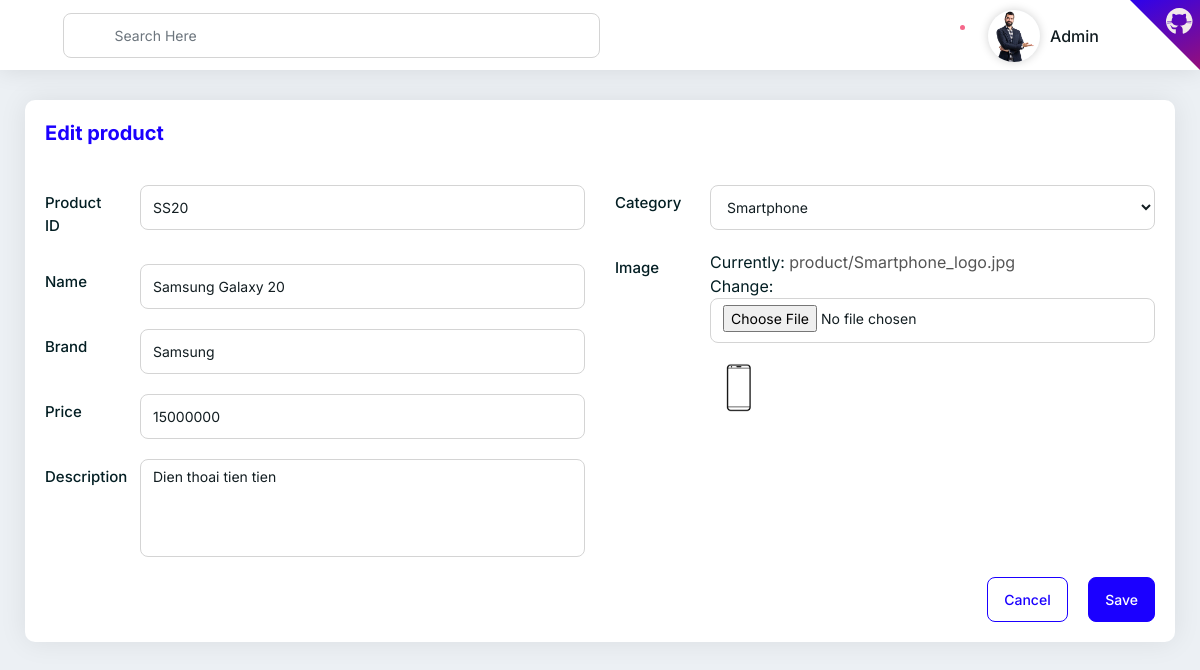
The page /en/product/edit/2/ on the database its author committed.
### core/models.py (models this page shows, shortened)
class Product(models.Model):
    id_product = models.CharField(_("product id"), max_length=255)
    name = models.CharField(_("name"), max_length=255)
    brand = models.CharField(_("brand"), max_length=255)
    image = models.ImageField(_("image"), upload_to="product")
    price = models.IntegerField(_("price"))
    description = models.TextField(_("description"))
    category = models.ForeignKey(Category, verbose_name=_("category"), on_delete=models.CASCADE)
    class Meta:
        verbose_name_plural = _("products")

### core/views.py (the view, shortened to what this page needs)
# urls.py: path('product/edit/<int:pk>/', product_edit, name='product_edit'),
def product_edit(request, pk):
    product = Product.objects.get(id=pk)
    return render(request, 'product/edit.html', {
        'form': ProductAddForm(request.POST or None, instance=product)
    })

### core/forms.py
class ProductAddForm(forms.ModelForm):
    class Meta:
        model = Product
        fields = '__all__'
    def __init__(self, *args, **kwargs):
        super().__init__(*args, **kwargs)
        self.fields['id_product'].widget.attrs.update({'placeholder': _('Product ID')})
        self.fields['name'].widget.attrs.update({'placeholder': _('Product name')})
        self.fields['brand'].widget.attrs.update({'placeholder': _('Product brand')})
        self.fields['price'].widget.attrs.update({'placeholder': _('Product price'), 'type': 'number',})
        self.fields['description'].widget.attrs.update({'rows': '4'})
        self.fields['image'].widget.attrs.update({'onchange': 'readURL(this);'})
        for field in self.fields.values():
            field.widget.attrs['class'] = 'form-control'

### core/models.py (called while the page is built)
    def __str__(self):
        return self.title

### core/templates/product/edit.html (shortened to what this page needs)
{% extends 'base.html' %}
{% load i18n %}
{% load static %}
{% block content %}
<div class="pd-20 card-box mb-30">
	<div class="clearfix mb-30">
		<div class="pull-left">
			<h4 class="text-blue h4"> {% trans "Edit product" %} </h4>
		</div>
	</div>
	<form method="post" enctype="multipart/form-data">
		<div class="row">
			<div class="col-sm-12 col-md-6">
				<div class="form-group row">
					<label class="col-sm-12 col-md-2 col-form-label"> {% trans "Product ID" %} </label>
					<div class="col-sm-12 col-md-10">
						{{ form.id_product }}
					</div>
				</div>
				<div class="form-group row">
					<label class="col-sm-12 col-md-2 col-form-label"> {% trans "Name" %} </label>
					<div class="col-sm-12 col-md-10">
						{{ form.name }}
					</div>
				</div>
				<div class="form-group row">
					<label class="col-sm-12 col-md-2 col-form-label"> {% trans "Brand" %} </label>
					<div class="col-sm-12 col-md-10">
						{{ form.brand }}
					</div>
				</div>
				<div class="form-group row">
					<label class="col-sm-12 col-md-2 col-form-label"> {% trans "Price" %} </label>
					<div class="col-sm-12 col-md-10">
						{{ form.price }}
					</div>
				</div>
				<div class="form-group row">
					<label class="col-sm-12 col-md-2 col-form-label"> {% trans "Description" %} </label>
					<div class="col-sm-12 col-md-10">
						{{ form.description }}
					</div>
				</div>
			</div>
			<div class="col-sm-12 col-md-6">
				<div class="form-group row">
					<label class="col-sm-12 col-md-2 col-form-label"> {% trans "Category" %} </label>
					<div class="col-sm-12 col-md-10">
						{{ form.category }}
					</div>
				</div>
				<div class="form-group row">
					<label class="col-sm-12 col-md-2 col-form-label"> {% trans "Image" %} </label>
					<div class="col-sm-12 col-md-10">
						{{ form.image }}
					</div>
				</div>
				<div class="form-group row">
					<label class="col-sm-12 col-md-2 col-form-label"></label>
					<div class="col-sm-12 col-md-10">
						<img id="blah" src="/media/{{ form.instance.image }}" style="height: 50px" alt="your image" />
					</div>
				</div>
			</div>
		</div>
		<div class="clearfix">
			<div class="pull-right">
				<a href="{% url 'product_list' %}" class="btn btn-outline-primary mr-3"> {% trans "Cancel" %} </a>
				<input type="submit" class="btn btn-primary" value="{% trans 'Save' %}">
			</div>
		</div>
	</form>
</div>
{% endblock content %}

### rows shown on the page
Product: id_product "SS20", name "Samsung Galaxy 20", brand "Samsung", price "15000000", description "Dien thoai tien tien", category "Smartphone", instance.image (picture)
